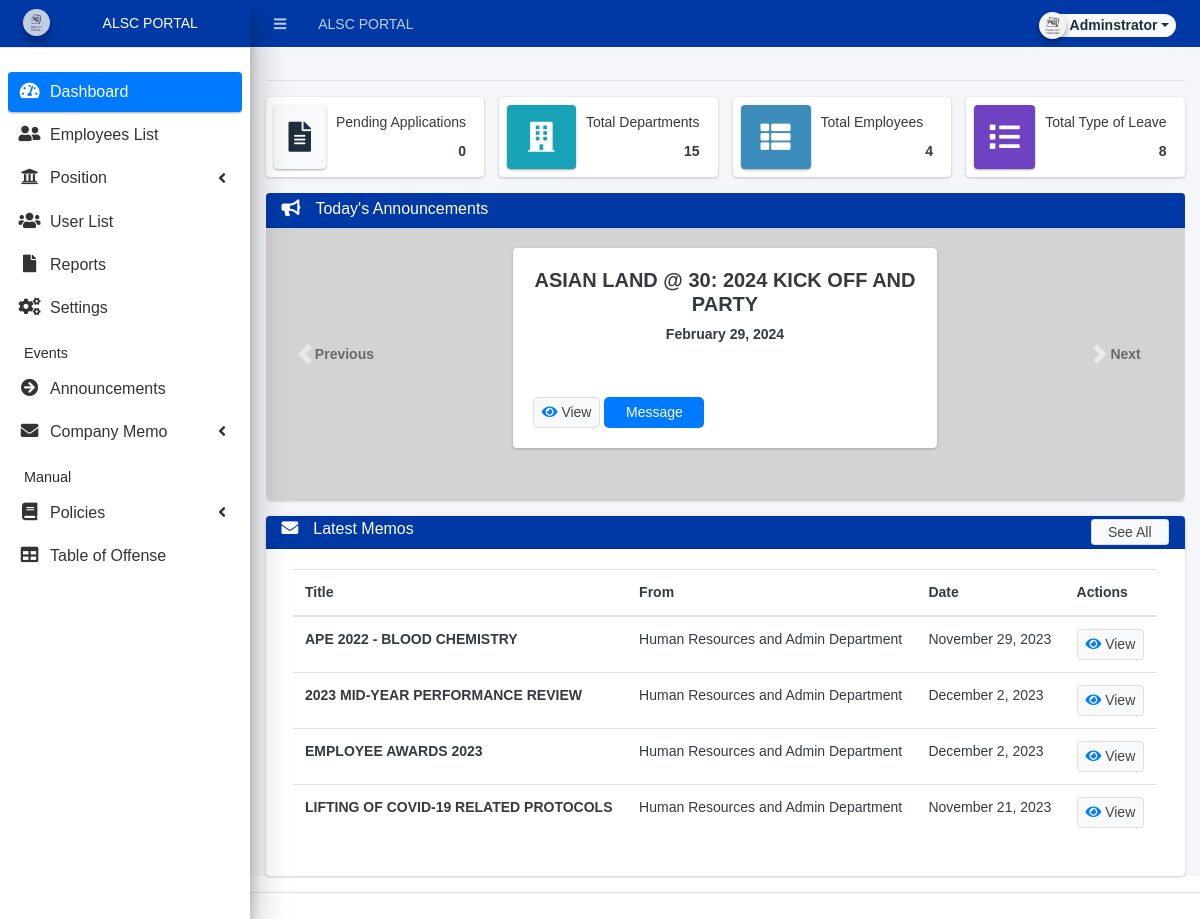
/admin/index.php (signed in), run on an earlier commit of the app's database.
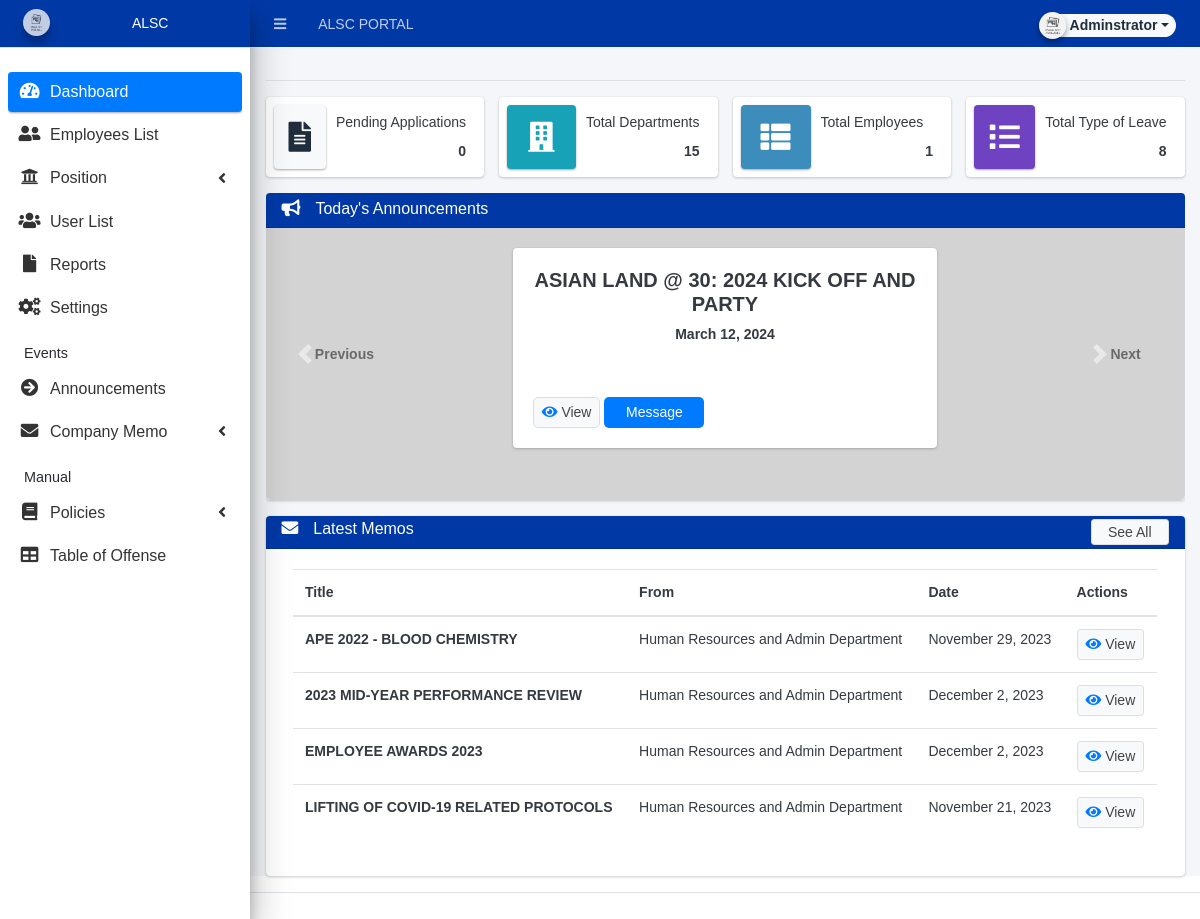
And on a later commit of the database.
### tables this page shows
CREATE TABLE `announcement_list` (
  `id` int(30) NOT NULL,
  `title` text NOT NULL,
  `description` text NOT NULL,
  `date_created` datetime NOT NULL DEFAULT current_timestamp(),
  `date_updated` datetime DEFAULT NULL ON UPDATE current_timestamp(),
  `to_` text NOT NULL,
  `from_` text NOT NULL,
  `date_` datetime NOT NULL,
  `cc_` text NOT NULL,
  `ref_` text NOT NULL,
  `re_` text NOT NULL,
  `message` text NOT NULL,
  `file` text DEFAULT NULL
);

### classes/DBConnection.php (called while the page is built, shortened)
<?php
class DBConnection{
    private $host = DB_SERVER;
    private $username = DB_USERNAME;
    private $password = DB_PASSWORD;
    private $database = DB_NAME;
    public $conn;
    public function __construct(){
        if (!isset($this->conn)) {
            $this->conn = new mysqli($this->host, $this->username, $this->password, $this->database);
        }
    }
}
?>

### classes/SystemSettings.php (called while the page is built, shortened)
<?php
class SystemSettings extends DBConnection{
	function userdata($field = ''){
		if(!empty($field)){
			if(isset($_SESSION['userdata'][$field]))
				return $_SESSION['userdata'][$field];
			else
				return null;
		}else{
			return false;
		}
	}
	function info($field=''){
		if(!empty($field)){
			if(isset($_SESSION['system_info'][$field]))
				return $_SESSION['system_info'][$field];
			else
				return false;
		}else{
			return false;
		}
	}
}
$_settings = new SystemSettings();
?>

### config.php (called while the page is built, shortened)
<?php
require_once('classes/DBConnection.php');
require_once('classes/SystemSettings.php');
function validate_image($file){
	if(!empty($file)){
		if(is_file(base_app.$file)){
			return base_url.$file;
		}else{
			return base_url.'dist/img/no-image-available.png';
		}
	}else{
		return base_url.'dist/img/no-image-available.png';
	}
}
?>

### admin/home.php (the view, shortened to what the changed rows need)
<?php if($_settings->userdata('type') != 3): ?>
<div class="row">
          <div class="col-12 col-sm-6 col-md-3">
            <div class="info-box">
              <span class="info-box-icon bg-light elevation-1"><i class="fas fa-file-alt"></i></span>
              <div class="info-box-content">
                <span class="info-box-text">Pending Applications</span>
                <span class="info-box-number text-right">
                  <?php
                    $pending = $conn->query("SELECT * FROM `leave_applications` where type != 0 and status = 0 ")->num_rows;
                    echo number_format($pending);
                  ?>
                </span>
              </div>
            </div>
          </div>
          <div class="col-12 col-sm-6 col-md-3">
            <div class="info-box mb-3">
              <span class="info-box-icon bg-info elevation-1"><i class="fas fa-building"></i></span>
              <div class="info-box-content">
                <span class="info-box-text">Total Departments</span>
                <span class="info-box-number text-right">
                  <?php
                    $department = $conn->query("SELECT id FROM `department_list` ")->num_rows;
                    echo number_format($department);
                  ?>
                </span>
              </div>
            </div>
          </div>
          <div class="col-12 col-sm-6 col-md-3">
            <div class="info-box mb-3">
              <span class="info-box-icon bg-lightblue elevation-1"><i class="fas fa-th-list"></i></span>
              <div class="info-box-content">
                <span class="info-box-text">Total Employees</span>
                <span class="info-box-number text-right">
                <?php
                    $employee = $conn->query("SELECT DISTINCT(user_id) as total FROM `employee_meta`")->num_rows;
                    echo number_format($employee);
                  ?>
                </span>
              </div>
            </div>
          </div>
          <div class="col-12 col-sm-6 col-md-3">
            <div class="info-box mb-3">
              <span class="info-box-icon bg-purple elevation-1"><i class="fas fa-list"></i>
              </span>
              <div class="info-box-content">
                  <a href="your_php_page.php" style="text-decoration: none; color: inherit;">
                      <span class="info-box-text">Total Type of Leave</span>
                      <span class="info-box-number text-right">
                          <?php
                              $leave_types = $conn->query("SELECT id FROM `leave_types` where status = 1 ")->num_rows;
                              echo number_format($leave_types);
                          ?>
                      </span>
                  </a>
              </div>
            </div>
          </div>
        </div>
<?php endif; ?>
<div id="announcementCarousel" class="carousel slide" data-ride="carousel" data-interval="4000">
  <div class="carousel-inner">
    <?php
    $qry = $conn->query("SELECT * from `announcement_list` order by date_created desc LIMIT 4");
    $count = 0;
    while ($row = $qry->fetch_assoc()):
        $row['description'] = strip_tags(stripslashes(html_entity_decode($row['description'])));
    ?>
    <div class="carousel-item <?php echo ($count == 0) ? 'active' : ''; ?>">
      <div class="card">
        <div class="card-header" style="background-color: #0039a6 ;padding: 0.4rem 1rem">
          <div class="row">
            <div class="col-auto">
              <i class="fas fa-bullhorn" style="font-size: 1.2em; color: white;"></i>
            </div>
            <div class="col">
              <h3 class="card-title">Today's Announcements</h3>
            </div>
          </div>
        </div>
        <div class="card-body" style="background-color: #d3d3d3; border-bottom-left-radius: 5px; border-bottom-right-radius: 5px;">
          <div class="container-fluid">
            <div class="row">
              <div class="col-md-6 mx-auto mb-3">
                <div class="card" style="background-color: white; height: 200px;">
                  <div class="card-body d-flex flex-column">
                    <h5 class="announce" style="font-weight: bold; text-align: center;"><?php echo $row['title'] ?></h5>
                    <p class="card-text" style="font-weight: bold; text-align: center;"><?php echo ($row['date_updated'] != null) ? date('F j, Y', strtotime($row['date_updated'])) : date('F j, Y', strtotime($row['date_created'])); ?></p>
                    <div class="mt-auto">
                      <a class="btn btn-default btn-sm view_announce" style="border-radius:5px;" href="./?page=announcement/view_home&id=<?php echo $row['id'] ?>"><span class="fa fa-eye text-primary"></span> View</a>
                      <a class="btn btn-primary msg_announce" style="border-radius:5px;" href="javascript:void(0)" data-id="<?php echo $row['id'] ?>"><span></span> Message </a>
                    </div>
                  </div>
                </div>
              </div>
            </div>
          </div>
        </div>
      </div>
    </div>
    <?php
        $count++;
    endwhile;
    ?>
  </div>
</div>
<div class="card">
  <div class="card-body">
    <div class="container-fluid">
      <div class="table-responsive">
        <table class="table">
          <thead>
            <tr>
              <th>Title</th>
              <th>From</th>
              <th>Date</th>
              <th>Actions</th>
            </tr>
          </thead>
        </table>
      </div>
    </div>
  </div>
</div>

### admin/inc/navigation.php (shortened to what the changed rows need)
<aside class="main-sidebar sidebar-light-primary disabled elevation-5 sidebar-no-expand" style="background-color: white;">
  <a href="<?php echo base_url ?>admin" class="brand-link" style="background-color: #0039a6 ; color: white; text-align: center;">
  <img src="<?php echo validate_image($_settings->info('logo'))?>" alt="Store Logo" class="brand-image img-circle elevation-3" style="opacity: .8;width: 1.7rem;height: 1.7rem;max-height: unset">
  <span class="brand-text font-weight-light text-white"><?php echo $_settings->info('short_name') ?></span>
  </a>
</aside>

What changed in the data, as far as the page shows it:
changed announcement_list: date_updated "February 29, 2024" → "March 12, 2024"
Also different on the page:
$_settings->info('short_name'): "ALSC PORTAL" → "ALSC"
$employee: "4" → "1"
